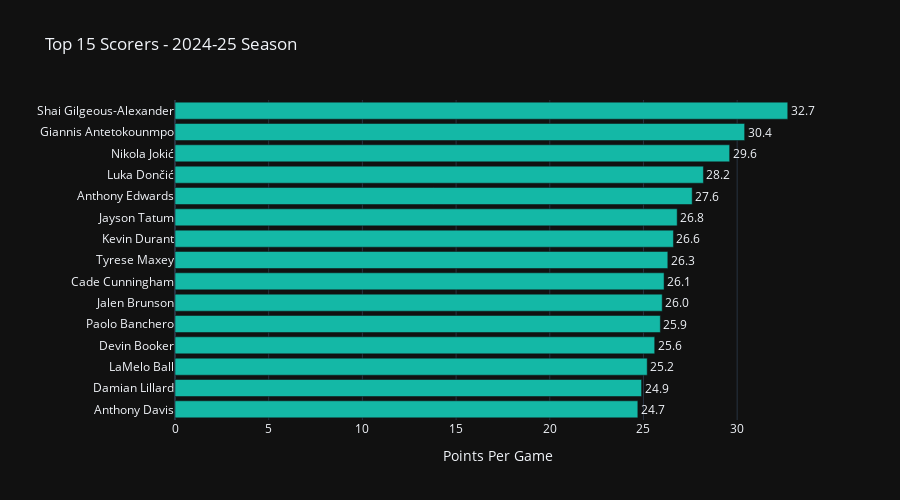

Here is the notebook cell this chart was saved with:
### Markdown cell above
## Top Players by Points Per Game (2024-25 Season)

### Code cell
# Get current season stats
current_season = df[df['SEASON'] == '2024-25'].copy()

# Calculate season averages
season_avgs = current_season.groupby('PLAYER_NAME').agg({
    'PTS': 'mean',
    'AST': 'mean', 
    'REB': 'mean',
    'MIN': 'mean',
    'FG_PCT': 'mean',
    'GAME_DATE': 'count'
}).rename(columns={'GAME_DATE': 'GP'}).round(1)

# Filter players with at least 20 games
season_avgs = season_avgs[season_avgs['GP'] >= 20].sort_values('PTS', ascending=False)

# Top 15 scorers
top_scorers = season_avgs.head(15)

fig = go.Figure(go.Bar(
    x=top_scorers['PTS'],
    y=top_scorers.index,
    orientation='h',
    marker_color='#14b8a6',
    text=top_scorers['PTS'].apply(lambda x: f'{x:.1f}'),
    textposition='outside'
))

fig.update_layout(
    title='Top 15 Scorers - 2024-25 Season',
    xaxis_title='Points Per Game',
    yaxis_title='',
    template='plotly_dark',
    height=500,
    yaxis={'categoryorder': 'total ascending'}
)
fig.show()

### Figure 1 — Plotly figure (JSON) as saved in the notebook; plotly's stock layout.template omitted (floating-point values rounded to 4 significant figures)
{"data": [{"marker": {"color": "#14b8a6"}, "orientation": "h", "text": ["32.7", "30.4", "29.6", "28.2", "27.6", "26.8", "26.6", "26.3", "26.1", "26.0", "25.9", "25.6", "25.2", "24.9", "24.7"], "textposition": "outside", "type": "bar", "x": [32.7, 30.4, 29.6, 28.2, 27.6, 26.8, 26.6, 26.3, 26.1, 26.0, 25.9, 25.6, 25.2, 24.9, 24.7], "y": ["Shai Gilgeous-Alexander", "Giannis Antetokounmpo", "Nikola Jokić", "Luka Dončić", "Anthony Edwards", "Jayson Tatum", "Kevin Durant", "Tyrese Maxey", "Cade Cunningham", "Jalen Brunson", "Paolo Banchero", "Devin Booker", "LaMelo Ball", "Damian Lillard", "Anthony Davis"]}], "layout": {"height": 500, "title": {"text": "Top 15 Scorers - 2024-25 Season"}, "xaxis": {"title": {"text": "Points Per Game"}}, "yaxis": {"categoryorder": "total ascending", "title": {"text": ""}}}}
